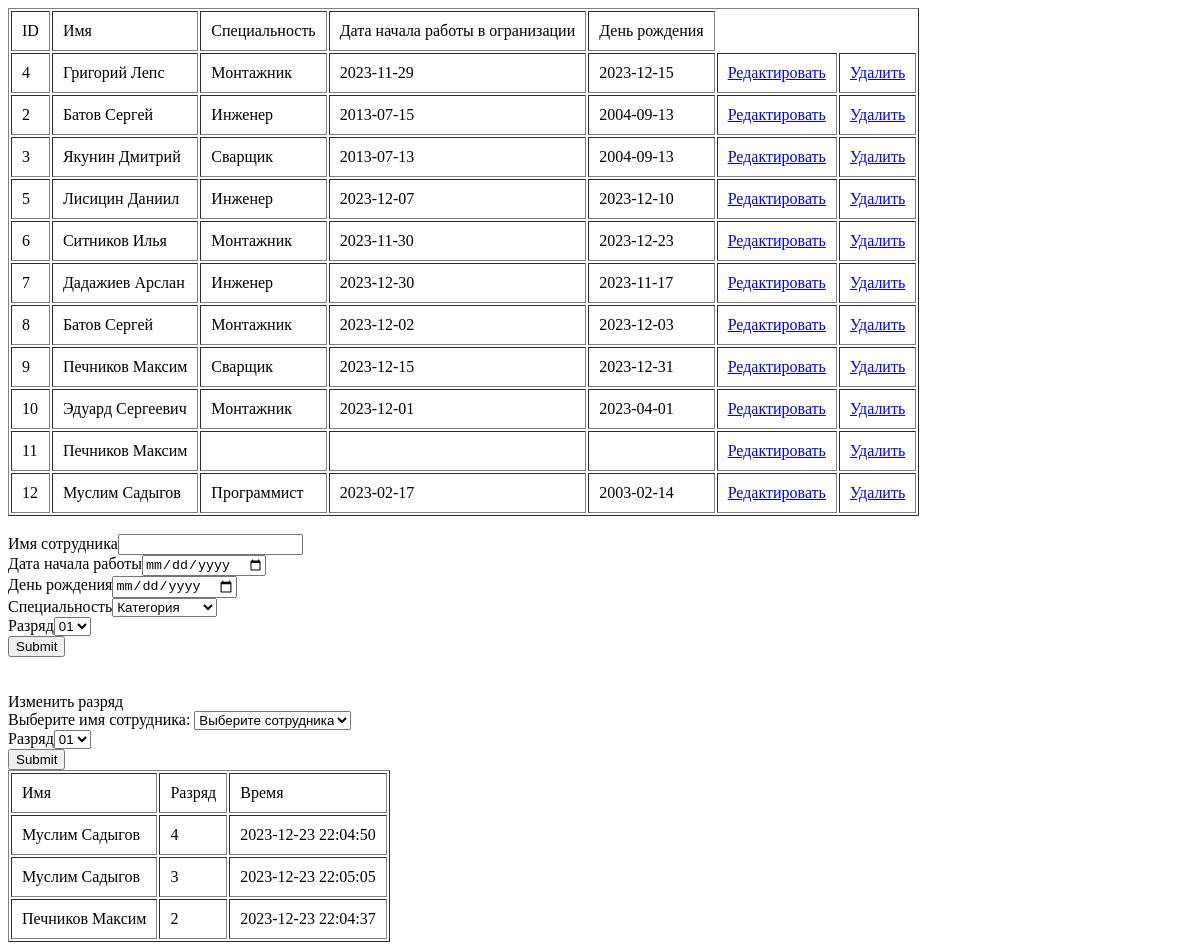
Before: / with the older database file.
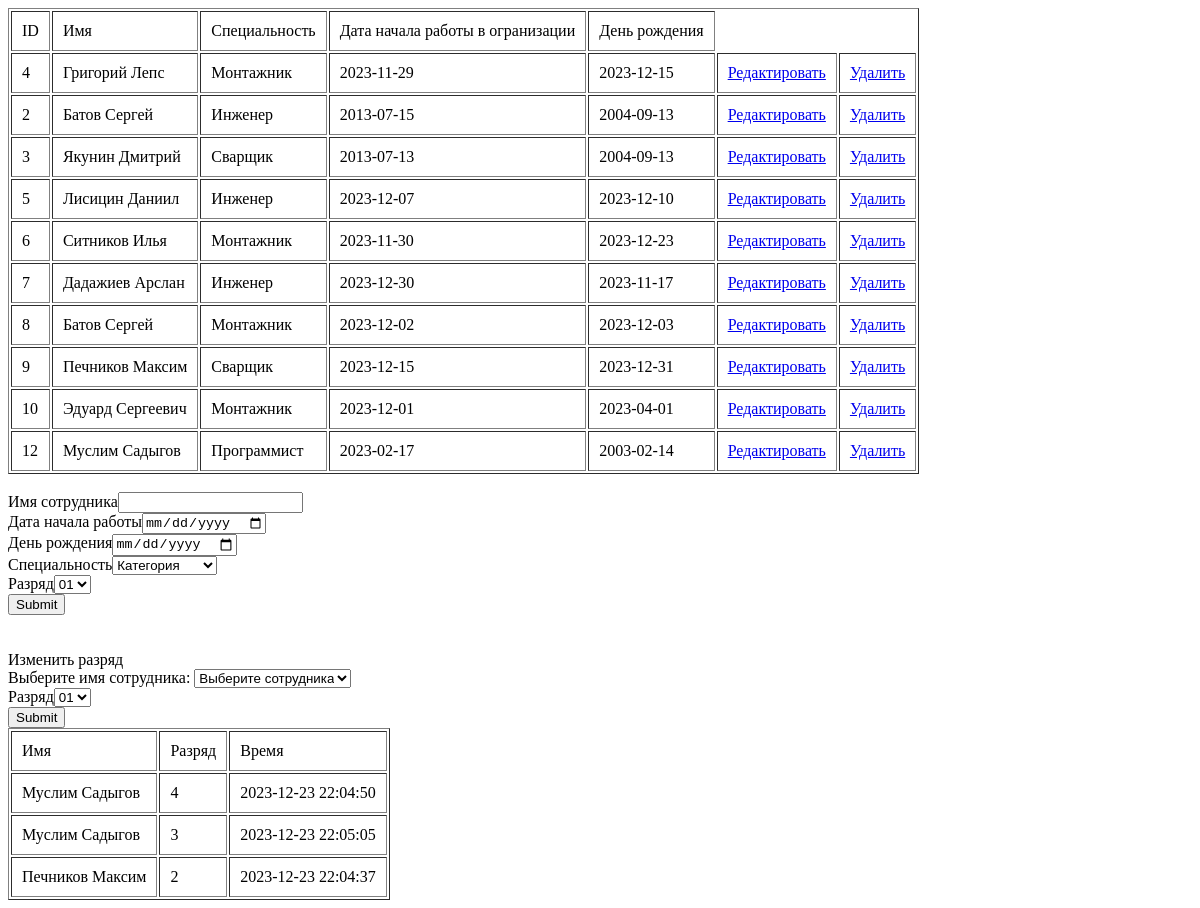
After: the same page with the newer database file.
### tables this page shows
CREATE TABLE IF NOT EXISTS `metal` (
  `id` int NOT NULL AUTO_INCREMENT,
  `fullname` varchar(40) NOT NULL,
  `nachalo` date DEFAULT NULL,
  `dr` date DEFAULT NULL,
  `special` varchar(20) DEFAULT NULL,
  PRIMARY KEY (`id`)
);

CREATE TABLE IF NOT EXISTS `rasryad` (
  `id` int NOT NULL AUTO_INCREMENT,
  `name_id` int NOT NULL,
  `id_rasryad` int NOT NULL,
  `date` datetime NOT NULL DEFAULT CURRENT_TIMESTAMP,
  PRIMARY KEY (`id`)
);

### index.php (the view, shortened to what this page needs)
<html>
<head>
</head>
<?php
include("connect.php");
$q=mysqli_query($conn,"SELECT * FROM metal");
echo "<table border=1 cellpadding=10>";
echo "<tr><td>ID</td><td>Имя</td><td>Специальность</td><td>Дата начала работы в огранизации</td><td>День рождения</td>";
while($result=mysqli_fetch_assoc($q)){
	echo "<tr>";
	echo "<td>".$result['id']."</td>";
	if(!empty($_GET["edit"])&& $_GET["edit"]==$result['id']){
		echo "<form action=\"\" method=\"post\">";
		echo "<input type=\"hidden\" name=\"edit_id\" value=\"" .$result['id']."\">";
		echo "<td><input type=\"text\" name=\"name\" value=\"".$result['fullname']."\"></td>";
		echo "<td><input type=\"text\" name=\"specialnost\" value=\"".$result['special']."\"></td>";
	echo "<td><input type=\"text\" name=\"nachalo\" value=\"".$result['nachalo']."\"></td>";
	echo "<td><input type=\"text\" name=\"dr\" value=\"".$result['dr']."\"></td>";
	}else{
	echo "<td>".$result['fullname']."</td>";
	echo "<td>".$result['special']."</td>";
	echo "<td>".$result['nachalo']."</td>";
	echo "<td>".$result['dr']."</td>";
	}
	if(!empty($_GET["edit"])&& $_GET["edit"]==$result['id']){
		echo "<td><input type=\"submit\" value=\"UPDATE\">";
		echo "</td></form>";
	}else{
	echo "<td><a href=\"?edit=".$result['id']."\"> Редактировать</a></td>";
	}
	if(!empty($_GET["delete"])&& $_GET["delete"]==$result['id']){
		echo "<form action=\"\" method=\"post\">";
		echo "<input type=\"hidden\" name=\"delete_id\" value=\"".$result['id']."\">";
		echo "<td><input type=\"submit\" value=\"DELETE\">";
		echo "</td></form>";
	}else{
		echo "<td><a href=\"?delete=".$result['id']."\">Удалить</a></td>";
	}
	echo "</tr>";
}
echo "<table>";
?>
<br>
<form action="add.php", method="POST">
<label>Имя сотрудника</label>
<input type="text" name="name"><br>
<label>Дата начала работы</label>
<input type="date" name="nachalo"><br>
<label>День рождения</label>
<input type="date" name="dr"><br>
<label>Специальность</label>
<select name="specialnost">
  <option value="special">Категория</option>
	</select>
	<br>
<label>Разряд</label>
<select name="rasr"><br>
<?php
for ($i=1;$i<5;$i++){
		$i="0".$i;
	echo "<option value=".$i.">".$i."</option>";
}
?>
</select><br>
<input type="submit">
</form>
<br><br><br>
<?php
$q1=mysqli_query($conn,"SELECT * FROM metal JOIN rasryad ON metal.id=rasryad.name_id ORDER BY `metal`.`fullname` ASC");
echo "<table border=1 cellpadding=10>";
echo "<tr><td>Имя</td><td>Разряд</td><td>Время</td>";
while($result=mysqli_fetch_assoc($q1)){
	echo "<tr>";
	echo "<td>".$result['fullname']."</td>";
	echo "<td>".$result['id_rasryad']."</td>";
	echo "<td>".$result['date']."</td>";
	}
	?>
	<form action="add.php", method="POST">
<label>Изменить разряд</label><br>
<label>Выберите имя сотрудника: </label>
<select name="full">
  <option value="fullname">Выберите сотрудника</option>
	</select>
	<br>
	<label>Разряд</label>
<select name="rasr1"><br>
<?php
for ($i=1;$i<5;$i++){
		$i="0".$i;
	echo "<option value=".$i.">".$i."</option>";
}
?>
</select><br>
<input type="submit">
</form>
</html>

Changed rows visible on the page:
removed metal: id "11", fullname "Печников Максим"
